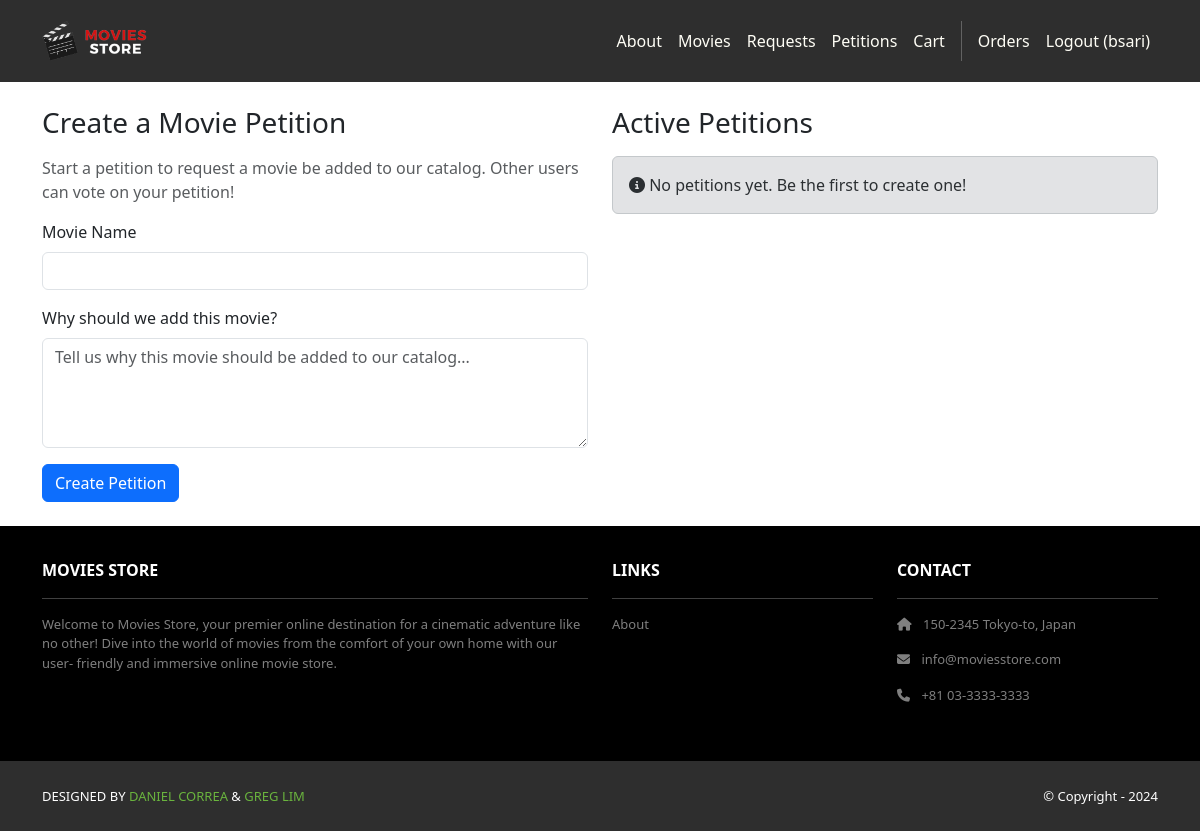
The app's page /movies/petitions/ (signed in), older data.
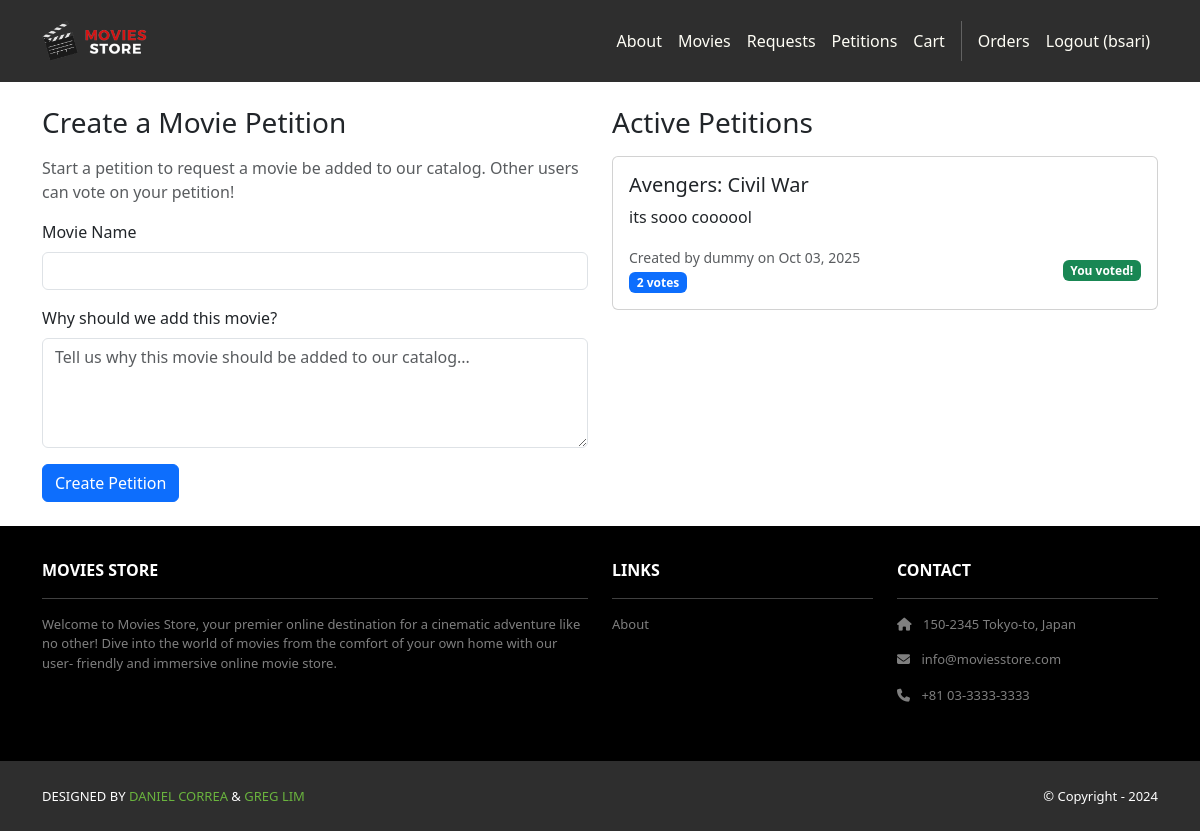
The same page, newer data.
### movies/models.py (models this page shows, shortened)
class Petition(models.Model):
    id = models.AutoField(primary_key=True)
    movie_name = models.CharField(max_length=255)
    description = models.TextField()
    created_by = models.ForeignKey(User, on_delete=models.CASCADE, related_name='created_petitions')
    created_at = models.DateTimeField(auto_now_add=True)
    voters = models.ManyToManyField(User, through='PetitionVote', related_name='voted_petitions')
    def get_vote_count(self):
        return self.petitionvote_set.count()

### movies/views.py (the view, shortened to what this page needs)
# urls.py: path('petitions/', views.petitions, name='movies.petitions'),
@login_required
def petitions(request):
    petitions_list = Petition.objects.all().order_by('-created_at')
    for petition in petitions_list:
        petition.vote_count = petition.get_vote_count()
        petition.user_has_voted = request.user in petition.voters.all()
    template_data = {
        'title': 'Movie Petitions',
        'petitions': petitions_list,
    }
    return render(request, 'movies/petitions.html', {'template_data': template_data})

### movies/templates/movies/petitions.html (shortened to what this page needs)
{% extends 'base.html' %}
{% block content %}
<section class="container my-4">
  <div class="row">
    <div class="col-12 col-lg-6">
      <h3 class="mb-3">Create a Movie Petition</h3>
      <p class="text-muted mb-3">Start a petition to request a movie be added to our catalog. Other users can vote on your petition!</p>
      <form method="post" action="{% url 'movies.petitions' %}">
        <div class="mb-3">
          <label for="movie_name" class="form-label">Movie Name</label>
          <input type="text" class="form-control" id="movie_name" name="movie_name" required>
        </div>
        <div class="mb-3">
          <label for="description" class="form-label">Why should we add this movie?</label>
          <textarea class="form-control" id="description" name="description" rows="4" required placeholder="Tell us why this movie should be added to our catalog..."></textarea>
        </div>
        <button type="submit" class="btn btn-primary">Create Petition</button>
      </form>
    </div>
    <div class="col-12 col-lg-6">
      <h3 class="mb-3">Active Petitions</h3>
      {% if template_data.petitions %}
      <div class="row">
        {% for petition in template_data.petitions %}
        <div class="col-12 mb-3">
          <div class="card">
            <div class="card-body">
              <h5 class="card-title">{{ petition.movie_name }}</h5>
              <p class="card-text">{{ petition.description }}</p>
              <div class="d-flex justify-content-between align-items-center">
                <div>
                  <small class="text-muted">
                    Created by {{ petition.created_by.username }} on {{ petition.created_at|date:'M d, Y' }}
                  </small>
                  <br>
                  <span class="badge bg-primary">{{ petition.vote_count }} vote{{ petition.vote_count|pluralize }}</span>
                </div>
                <div>
                  {% if petition.user_has_voted %}
                    <span class="badge bg-success">You voted!</span>
                  {% else %}
                    <a href="{% url 'movies.vote_petition' petition.id %}" class="btn btn-sm btn-outline-primary">
                      <i class="fas fa-thumbs-up"></i> Vote
                    </a>
                  {% endif %}
                </div>
              </div>
            </div>
          </div>
        </div>
        {% endfor %}
      </div>
      {% else %}
      <div class="alert alert-secondary">
        <i class="fas fa-info-circle"></i> No petitions yet. Be the first to create one!
      </div>
      {% endif %}
    </div>
  </div>
</section>
{% endblock %}

Row changes from the older to the newer data that the page shows:
added Petition: movie_name "Avengers: Civil War", description "its sooo coooool", created_by.username "dummy", created_at "Oct 03, 2025", vote_count "2", shows "You voted!"
Text that changed along with them:
text no longer shown: "No petitions yet. Be the first to create one!"
